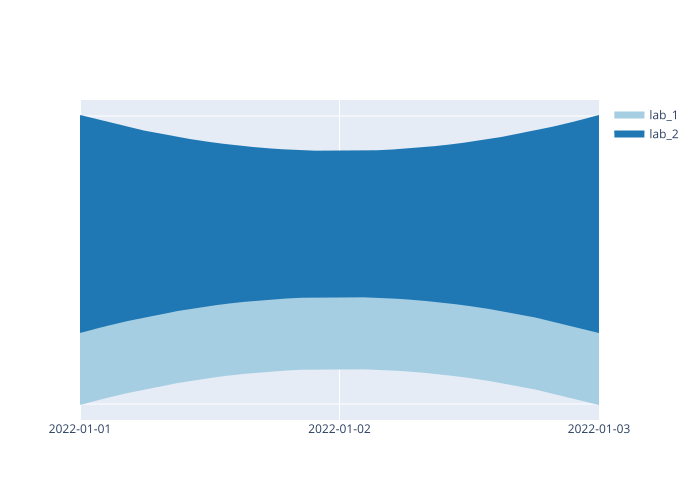

The Python source for this figure:
from pyllplot import SortedStream
import plotly.io as pio
import pandas as pd

# Example where the values in x are datetime objects
data_dict = {
    "x": [
        "2022-01-01",
        "2022-01-02",
        "2022-01-03",
        "2022-01-01",
        "2022-01-02",
        "2022-01-03",
    ],
    "height": [1, 1, 1, 3, 2, 3],
    "label": ["lab_1", "lab_1", "lab_1", "lab_2", "lab_2", "lab_2"],
}
data_dict["x"] = pd.to_datetime(data_dict["x"])

custom_plot = SortedStream(
    data=data_dict, pad=0, centered=True, color_dict=None, smooth=True, interp_res=10000
)

# custom_plot.fig is a plotly.graph_objects object with the final visualization
custom_plot.fig.show()
pio.write_image(custom_plot.fig, "sorted_stream.svg")
